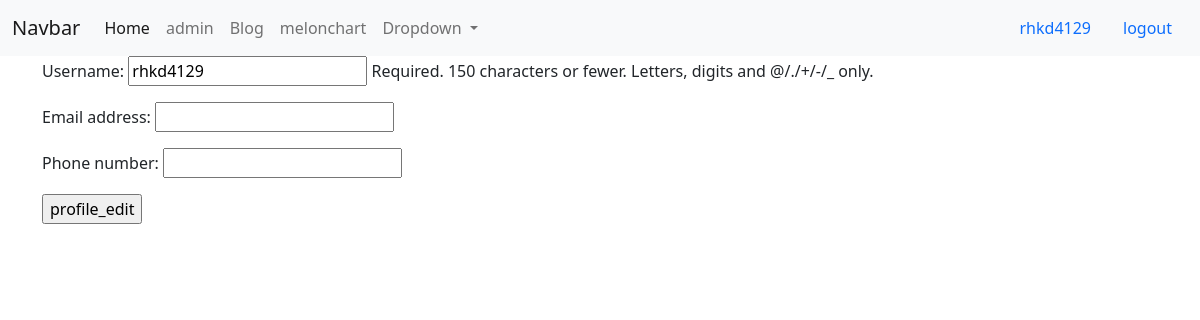
The page /accounts/edit/ (signed in) on the database as committed earlier.
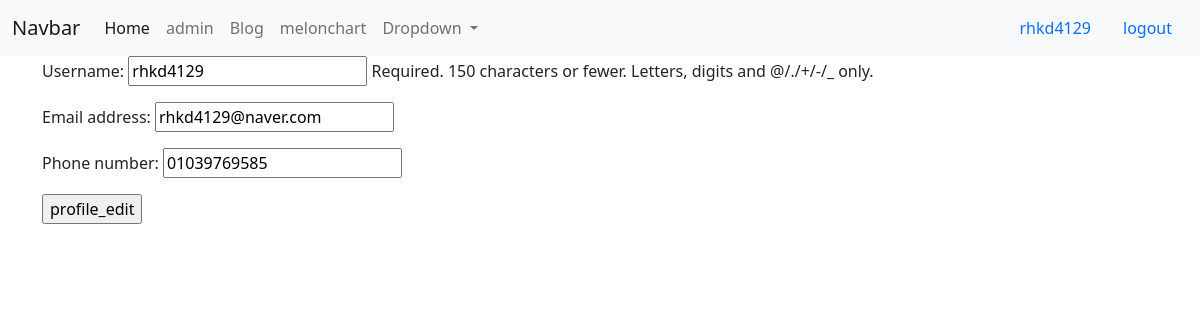
The same page on the database as committed later.
### accounts/models.py (models this page shows)
class User(AbstractUser):
    phone_number = models.CharField(blank =True ,default='' ,max_length=12)

### accounts/views.py (the view)
# urls.py: path('edit/',views.profile_edit,name ='profile_edit'),
@login_required
def profile_edit(request):
    if request.method =='POST':
        form = ProfileEditForm(request.POST,request.FILES,instance = request.user)
        if form.is_valid():
            form.save()
            return redirect('blog:post_list')
    else:
        form = ProfileEditForm(instance = request.user)
    return render(request,'accounts/profile_edit.html',{'form':form})

### accounts/forms.py
class ProfileEditForm(forms.ModelForm):
    class Meta:
        model = User
        fields = ['username','email','phone_number']

### accounts/templates/accounts/profile_edit.html (shortened to what this page needs)
{% extends 'accounts/layout.html' %}
{% block content %}
<form action="." method="post">
    {{form.as_p}}
    <input type="submit" value="profile_edit">
</form>
{% endblock content %}

### project1/templates/layout.html (shortened to what this page needs)
<!DOCTYPE html>
<html lang="en">
<head>
    <link href="https://cdn.jsdelivr.net/npm/bootstrap@5.1.3/dist/css/bootstrap.min.css" rel="stylesheet"/>
</head>
<body>
    <nav class="navbar navbar-expand-lg navbar-light bg-light">
        <div class="container-fluid">
          <a class="navbar-brand" href="#">Navbar</a>
          <div class="collapse navbar-collapse" id="navbarSupportedContent">
            <ul class="navbar-nav me-auto mb-2 mb-lg-0">
              <li class="nav-item">
                <a class="nav-link active" aria-current="page" href="{% url 'home'%}">Home</a>
              </li>
              <li class="nav-item">
                <a class="nav-link" href="{% url 'admin:index' %}">admin</a>
                </li>
              <li class="nav-item">
              <a class="nav-link" href="{% url 'blog:post_list' %}">Blog</a>
              </li>
              <li class="nav-item">
                <a class="nav-link" href="{% url 'crawling:melon_chart' %}">melonchart</a>
                </li>
              <li class="nav-item dropdown">
                <a class="nav-link dropdown-toggle" href="#" id="navbarDropdown" role="button" data-bs-toggle="dropdown" aria-expanded="false">
                  Dropdown
                </a>
              </li>
            </ul>
             <li class="nav-item d-flex">
               {% if user.is_authenticated %}
               <a href ="{% url 'blog:user_page' user.username %}" class="nav-link">{{user.username}}</a>
               <a class="nav-link" href="{% url 'accounts:logout' %}">logout</a>
              {% else %}
              <a class="nav-link" href="{% url 'accounts:login' %}">login</a>
              <a class="nav-link" href="{% url 'accounts:signup' %}">sign_up</a>
              {% endif %}
             </li>
          </div>
        </div>
      </nav>
      <div class="container">
        <div class="row">
          <div class="col-sm-12">
            {% block content %}
            {% endblock content %}
          </div>
        </div>
      </div>
</body>
</html>

Rows that differ between the two databases and show on the page:
changed User "rhkd4129": email (not shown) → "rhkd4129@naver.com"; phone_number (not shown) → "01039769585"
